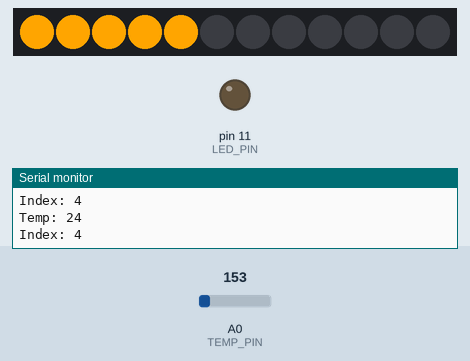
Bench run of a sketch on a simulated Arduino Uno, built with avr-gcc and run on an emulated ATmega328P. Parts: 12 RGB LEDs in strip order, left to right, output pins drawn as LEDs (lit = HIGH), the last lines printed to the serial monitor. Inputs (shaded band) come from the test bench; at power-on: A0 (TEMP_PIN) = 153.

Above: at 1.3 s.
1.4 s: A0 (TEMP_PIN) set to 133
At 2.7 s:
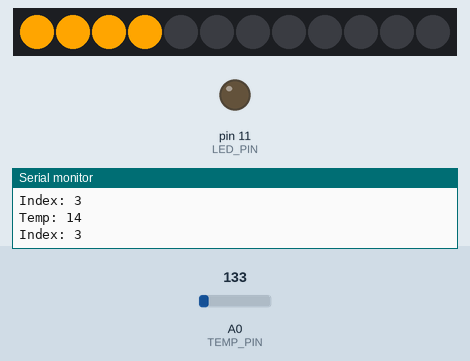
3.0 s: A0 (TEMP_PIN) set to 175
At 4.2 s:
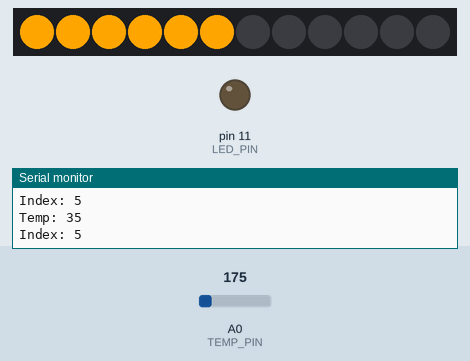
4.5 s: A0 (TEMP_PIN) set to 193
7.5 s: A0 (TEMP_PIN) set to 217
At 8.2 s:
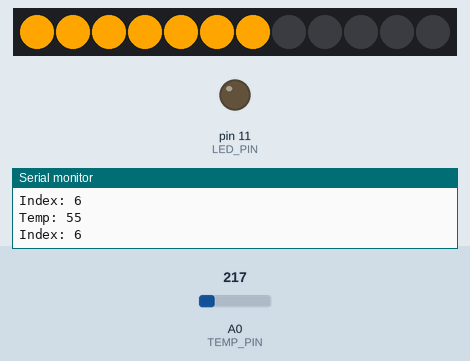
Timing chart, 0 to 10.0 s (numbered marks = the images above; inputs shaded):
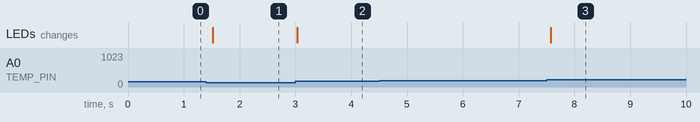

The sketch:

Exc3.ino
```cpp
#include <Adafruit_NeoPixel.h>        // Neopixel ring library

#define RING_PIN 3                    // Pin which is attached to the ring
#define TEMP_PIN A0                   // Analog pin used to read temperature
#define LED_COUNT 12                  // Number of LEDs in the ring
#define LED_PIN 11                    // Pin for the red LED
#define ORANGE 255, 165, 0            // Values representing ORANGE color

// Initializes the Neopixel ring as 'strip'
Adafruit_NeoPixel strip(LED_COUNT, RING_PIN, NEO_GRB + NEO_KHZ800);

void setup()
{
  Serial.begin(9600);           // Initializes the serial monitor
  pinMode(LED_PIN, OUTPUT);     // Initializes the LED pin as output
  strip.begin();                // Turns the strip on
  strip.show();                 // Initializes all LEDs to 'off'
}

void loop()
{
  strip.clear();                        // Turns off all the LEDs in the ring
  digitalWrite(LED_PIN, LOW);           // Turns off the red LED

  int tempReading = getTempReading();   // Gets temp value from the method called

  Serial.print("Temp: ");               // Prints the prompt to the temperature
  Serial.print(tempReading);            // Prints the temperature value in the serial monitor
  Serial.print("\n");

  int index = map(tempReading, -40, 124, 0, 11);        // Maps the min and max of temp sensor to
                                                        // the index, indicating number of LEDs.
  Serial.print("Index: ");              // Prints the prompt to the index
  Serial.print(index);                  // Prints the index in the serial monitor
  Serial.print("\n");

  for(int i = 0; i <= index; i ++) {    // For as many values of index,
    strip.setPixelColor(i, ORANGE);     // The LEDs are set to the color ORANGE
    strip.show();                       // The pixels are shown
  }
      strip.show();

  if(strip.getPixelColor(11)) {         // If the last LED is turned on, then
    digitalWrite(LED_PIN, HIGH);        // The red LED is turned on
  }

  delay(500);               // Delays for 500ms
}

/*
Returns the value of the temperature from the temperature sensor
*/
int getTempReading() {
  float reading = analogRead(TEMP_PIN);       // Readings taken from analog pin from the temp sensor.
  float voltage = (float)reading * 5.0;       // Reading converter to millivoltage
  voltage /= 1024.0;                          // millivoltage converted to voltage
  float celsius = (voltage - 0.5) * 100;      // Voltage converted to celsius

  return celsius;             // Returns the value of the temp in celsius units.
}
```

Measured:
- after the input at 1.4 s, the LEDs: change after 0.12 s (image 1)
- after the input at 3.0 s, the LEDs: change at once (image 2)
- after the input at 7.5 s, the LEDs: change after 0.08 s (image 3)
